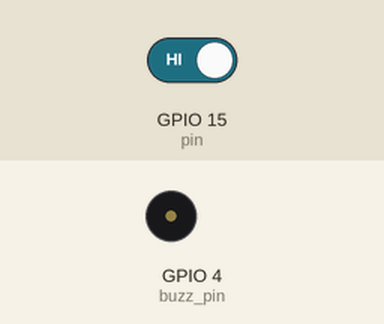
A sketch run on a simulated ESP32. Shown: buzzer (waves = sounding, pin HIGH). Inputs (shaded band) come from the test bench; at power-on: GPIO 15 (pin) HIGH. What the sketch prints to the serial monitor is not drawn.

Above: at 5.0 s.
5.1 s: GPIO 15 (pin) driven LOW
At 5.7 s:
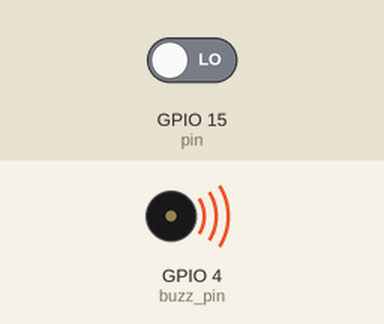
Timing chart, 0 to 8.5 s (numbered marks = the images above; inputs shaded):
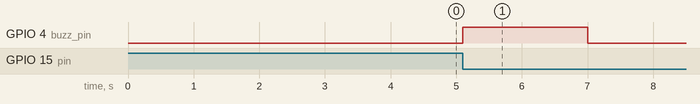

Measured:
- after the input at 5.1 s, GPIO 4 (buzz_pin): LOW → HIGH at once, → LOW 1.9 s later

The sketch:

TouchSensor_isr.ino
```cpp
//KY 036 module with ISR

#if CONFIG_FREERTOS_UNICORE
  static const BaseType_t app_cpu = 0;
#else
  static const BaseType_t app_cpu = 1;
#endif

static TaskHandle_t task_1;

const uint8_t buzz_pin = 4;

struct KY_036
{
  const uint8_t pin = 15; // sensor is connected to gpio 15
  bool touch = false;
}s1;

void IRAM_ATTR ky036_isr()
{
  s1.touch = true;
  digitalWrite(buzz_pin, HIGH);
}

void task1(void *parameters)
{
  while(1)
  {
    if(s1.touch == true)
    {
      Serial.println("Touch Detected");
      s1.touch = false;
      vTaskDelay(1000/portTICK_PERIOD_MS);
      digitalWrite(buzz_pin, LOW);
    }
    vTaskDelay(1500/portTICK_PERIOD_MS);
  }
}

void setup() {
  Serial.begin(115200);
  pinMode(s1.pin, INPUT);
  pinMode(buzz_pin, OUTPUT);
  attachInterrupt(s1.pin, ky036_isr, FALLING);//when the person takes away the hand we record the touch i.e, high to low
  xTaskCreatePinnedToCore(task1, "TASK_KY036", 1024, NULL, 1, &task_1, app_cpu);
  vTaskDelete(NULL);
}

void loop() {
  // put your main code here, to run repeatedly:

}
```
